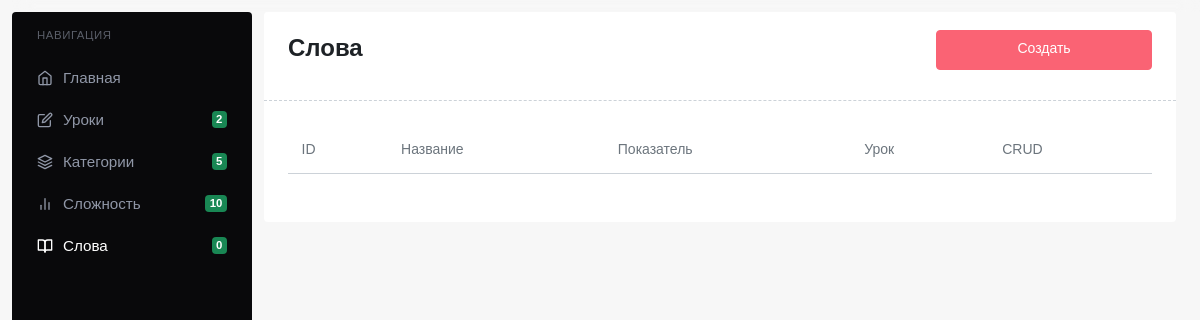
The app's page /admin/words/, older data.
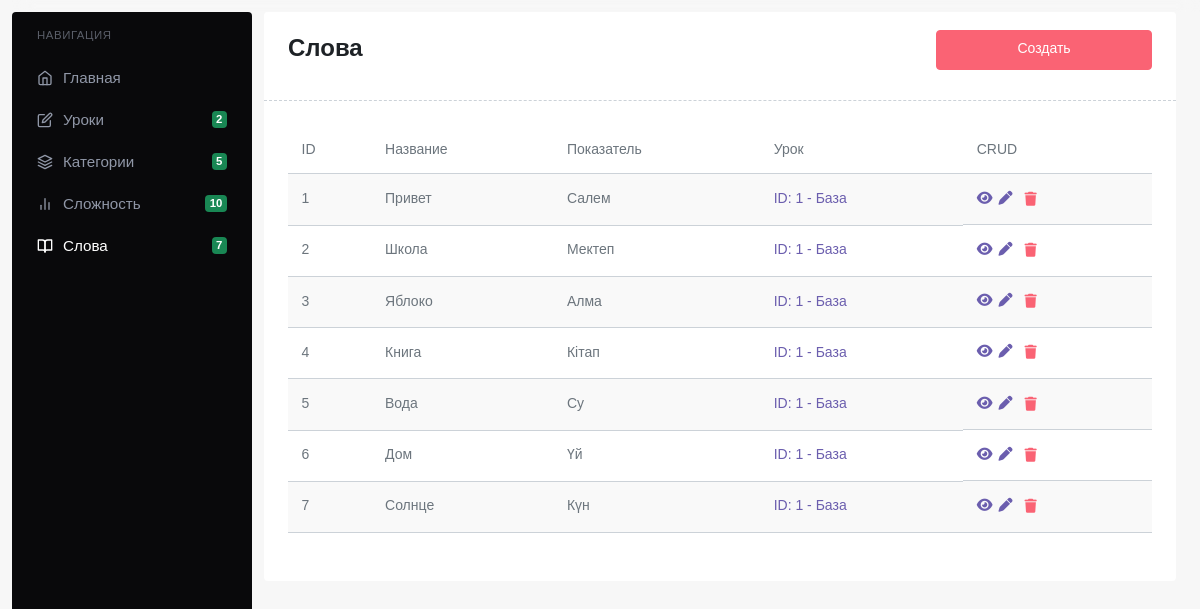
The same page, newer data.
### app/models.py (models this page shows)
class Word(db.Model):
    id = db.Column(db.Integer, primary_key=True)
    word = db.Column(db.String(255), nullable=False)
    translation = db.Column(db.String(255), nullable=False)
    lesson_id = db.Column(db.Integer, db.ForeignKey("lesson.id"), nullable=False)
    lesson = db.relationship("Lesson", backref=db.backref("words", lazy=True))

class Lesson(db.Model):
    id = db.Column(db.Integer, primary_key=True)
    title = db.Column(db.String(255), nullable=False)
    category_id = db.Column(db.Integer, db.ForeignKey('category.id'), nullable=False)
    level_id = db.Column(db.Integer, db.ForeignKey('level.id'), nullable=False)
    category = db.relationship('Category', backref=db.backref('lessons', lazy=True))
    level = db.relationship('Level', backref=db.backref('lessons', lazy=True))

### app/routes/Admin/AdminWordsRoutes.py (the view)
    def get_all(self):
        words = Word.query.all()
        return render_template(f"{self.prefix}index.html", words=words)

### app/__init__.py (called while the page is built)
def create_app():
    app = Flask(__name__, static_folder="static", template_folder="templates")
    app.config["SQLALCHEMY_DATABASE_URI"] = f"sqlite:///db.db"
    register_blueprints(app)
    db.init_app(app)
    with app.app_context():
        db.create_all()
    @app.context_processor
    def inject_counts():
        counts = count_rows()
        return counts
    return app

### app/utils.py (called while the page is built)
def count_rows():
    lessons_count = Lesson.query.count()
    categories_count = Category.query.count()
    levels_count = Level.query.count()
    words_count = Word.query.count()
    return {
        "lessons_count": lessons_count,
        "categories_count": categories_count,
        "levels_count": levels_count,
        "words_count": words_count
    }

### app/templates/admin/words/index.html (shortened to what this page needs)
{% extends "admin/base.html" %}
{% block content %}
    <div class="card">
        <div class="card-header d-flex justify-content-between">
            <p class="fs-3 fw-bold">Слова</p>
            <a href="{{ url_for('admin_words.create') }}" class="btn btn-danger mb-2 w-25">Создать</a>
        </div>
        <div class="card-body">
            <div class="table-responsive">
                <table class="table table-striped">
                    <thead>
                        <tr>
                            <td>ID</td>
                            <td>Название</td>
                            <td>Показатель</td>
                            <td>Урок</td>
                            <td>CRUD</td>
                        </tr>
                    </thead>
                    <tbody>
                        {% for word in words %}
                            <tr>
                                <td>{{ word.id }}</td>
                                <td>{{ word.word }}</td>
                                <td>{{ word.translation }}</td>
                                <td><a href="{{ url_for('admin_lessons.get', id=word.lesson.id) }}">ID: {{ word.lesson.id }} - {{ word.lesson.title }}</a></td>
                                <td class="d-flex gap-1">
                                    <a href="{{ url_for('admin_words.get', id=word.id) }}"><i class="fa-solid fa-eye"></i></a>
                                    <a href="{{ url_for('admin_words.edit', id=word.id) }}"><i class="fa-solid fa-pen"></i></a>
                                    <button class="text-danger border-0 bg-transparent" onclick="deleteLevel({{ word.id }})"><i class="fa-solid fa-trash"></i></button>
                                </td>
                            </tr>
                        {% endfor %}
                    </tbody>
                </table>
            </div>
        </div>
    </div>
{% endblock %}

### app/templates/admin/base.html (shortened to what this page needs)
<!DOCTYPE html>
<html lang="en">
<head>
    <link href="https://api.fontshare.com/v2/css?f[]=satoshi@900,700,500,300,400&display=swap" rel="stylesheet">
  <link rel="stylesheet" href="{{ url_for('static', filename='assets/app-0f19a312.css') }}">
  <link rel="stylesheet" href="{{ url_for('static', filename='assets/world-bcd2ab8c.css') }}">
</head>
<body>
<div class="app-wrapper">
    {% include 'admin/partials/sidebar.html' %}
    <div class="content-page px-2">
        {% block content %}{% endblock %}
    </div>
</div>
</body>
</html>

### app/templates/admin/partials/sidebar.html (shortened to what this page needs)
<div class="app-sidenav">
    <div class="h-100" data-simplebar>
        <ul class="menu">
            <li class="menu-title">Навигация</li>
            <li class="menu-item">
                <a href="{{ url_for('admin.index') }}" class="menu-link">
                    <span class="menu-icon"><i data-feather="home"></i></span>
                    <span class="menu-text"> Главная </span>
                </a>
            </li>
            <li class="menu-item">
                <a href="{{ url_for('admin_lessons.get_all') }}" class="menu-link">
                    <span class="menu-icon"><i data-feather="edit"></i></span>
                    <span class="menu-text"> Уроки </span>
                    <span class="badge bg-success rounded ms-auto">{{ lessons_count }}</span>
                </a>
            </li>
            <li class="menu-item">
                <a href="{{ url_for('admin_categories.get_all') }}" class="menu-link">
                    <span class="menu-icon"><i data-feather="layers"></i></span>
                    <span class="menu-text"> Категории </span>
                    <span class="badge bg-success rounded ms-auto">{{ categories_count }}</span>
                </a>
            </li>
            <li class="menu-item">
                <a href="{{ url_for('admin_levels.get_all') }}" class="menu-link">
                    <span class="menu-icon"><i data-feather="bar-chart-2"></i></span>
                    <span class="menu-text"> Сложность </span>
                    <span class="badge bg-success rounded ms-auto">{{ levels_count }}</span>
                </a>
            </li>
            <li class="menu-item">
                <a href="{{ url_for('admin_words.get_all') }}" class="menu-link">
                    <span class="menu-icon"><i data-feather="book-open"></i></span>
                    <span class="menu-text"> Слова </span>
                    <span class="badge bg-success rounded ms-auto">{{ words_count }}</span>
                </a>
            </li>
        </ul>
    </div>
</div>

### app/static/assets/world-bcd2ab8c.css (style rules this page uses)
svg { -ms-touch-action:none;touch-action:none }

Row changes from the older to the newer data that the page shows:
added Word: id "1", word "Привет", translation "Салем", lesson.id "1", lesson "База"
added Word: id "2", word "Школа", translation "Мектеп", lesson.id "1", lesson "База"
added Word: id "3", word "Яблоко", translation "Алма", lesson.id "1", lesson "База"
added Word: id "4", word "Книга", translation "Кітап", lesson.id "1", lesson "База"
added Word: id "5", word "Вода", translation "Су", lesson.id "1", lesson "База"
added Word: id "6", word "Дом", translation "Үй", lesson.id "1", lesson "База"
added Word: id "7", word "Солнце", translation "Күн", lesson.id "1", lesson "База"
Text that changed along with them:
{{ words_count }}: "0" → "7"
